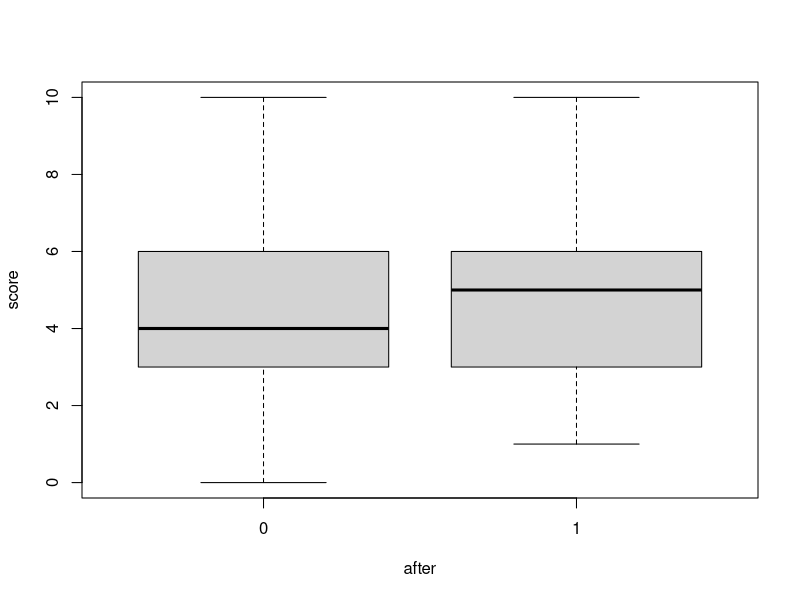
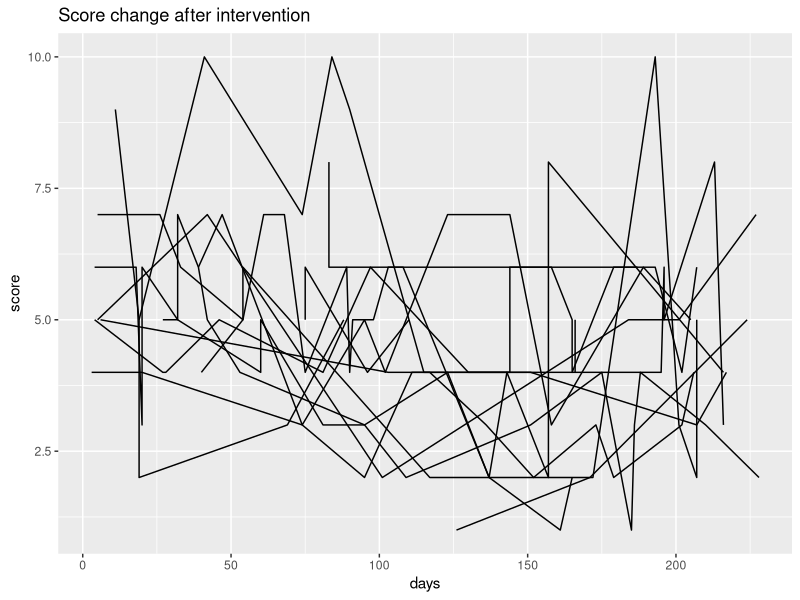
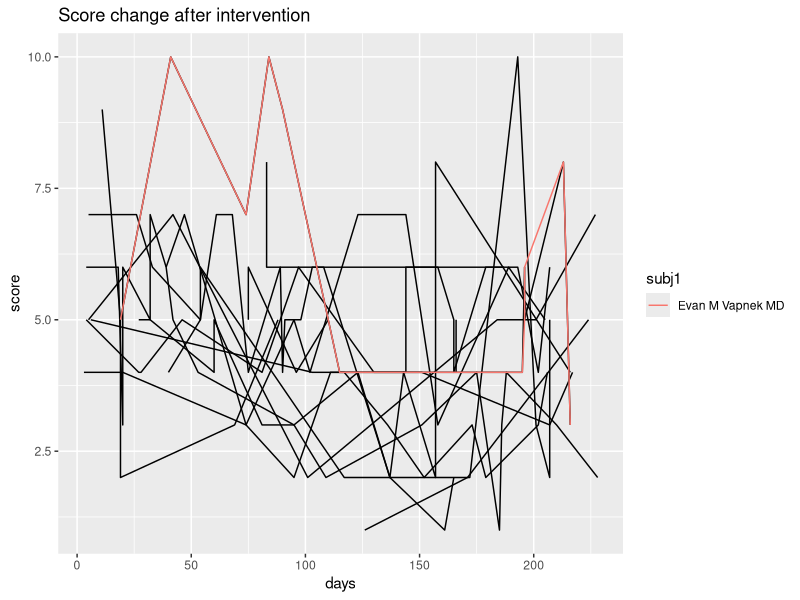
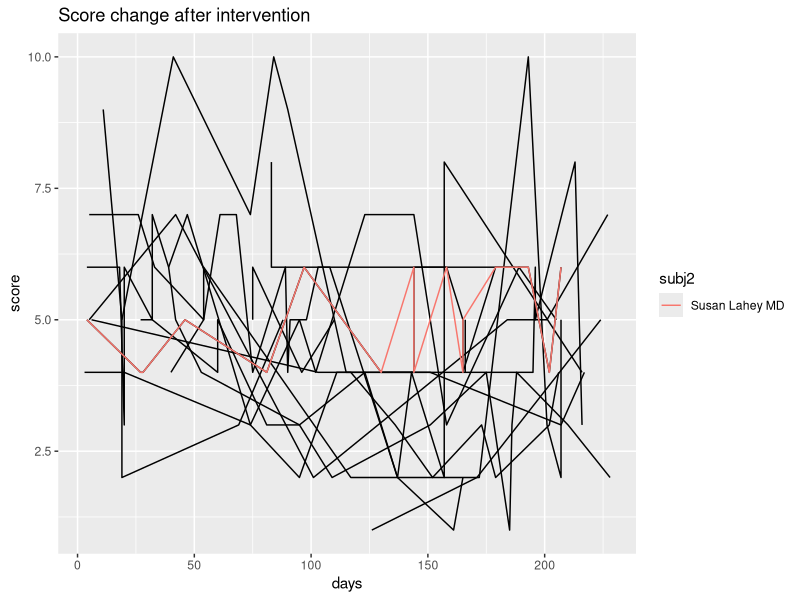
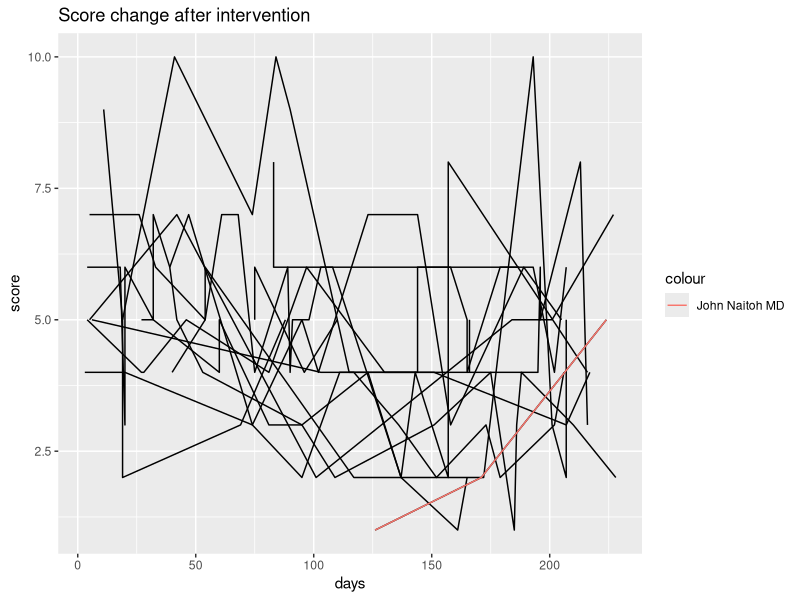

Source code (R) for these figures, in order: (Note: this script raises an error after producing the figures.)
# this file contains two case studies for LMM: TURBT and GCase
# By Gen Li, 12/28/2018
#setwd("C:\\Users\\Gen\\Dropbox\\Courses\\Teaching\\Columbia - Bios Method II\\2019 Spring\\Code")
library(nlme)
library(ggplot2)



# Ex1: TURBT
########################################
# load data
TURBT.data=read.table("./TURBT.csv",header=TRUE,sep=',')
dim(TURBT.data) # 285*4
colnames(TURBT.data)

# process data
start='12/1/2017'
days = as.Date(as.character(TURBT.data$Date.Of.Procedure), format="%m/%d/%Y")-
  as.Date(as.character(start), format="%m/%d/%Y")
days = as.numeric(days) # days since the intervention
doc=as.character(TURBT.data$Performing.Provider)
unique(doc) # 18 physicians
score=TURBT.data$Count_OfElements
after=as.numeric(days>0)

# Q1: compare pre- and post-intervention scores
boxplot(score~after) # not quite right, need to account for subject-level change 

# fit GLS with compound symmetry cov
comsym <- gls(score~after, correlation=corCompSymm(form = ~ 1|doc),  method="REML")
summary(comsym) # interpret beta; Rho: correlation; 
# coefficients:0.28: after intervention, the scores increases 0.28 in average

# fit LMM with random intercept: the sloop before and after intervention are the same(assumption)
LMM1 <- lme (score ~ after, random = ~1 | doc, method='REML') 
summary (LMM1) # Note: we can obtain the corr in gls with the two standard deviation estimates in LMM
# variance contains fixed effect part and random effect part, sqrt(0.729^2 + 1.766^2)=1.91(residual standard error)

fixed.effects(LMM1) # fixed effects coeff 
random.effects(LMM1) # ordered random effects, BLUP (in this case, just b_i)


# Q2: trend of post-intervention scores(do not need pre-intervention scores)
data1=data.frame(days,score,doc)
data2=subset(data1,days>0)
# speghetti plot
ggplot(data2) + 
  geom_path(aes(x = days, y = score, group = doc)) +
  ggtitle("Score change after intervention")
# fit LMM with random intercept
LMM2 = lme(score ~ days,random = ~ 1 | doc,  data = data2)
summary(LMM2) 
# intercept: -0.006, each day the average score decrease 0.006
# if variance is large means that variable might be viewed as random effect

# fit LMM with random intercept and slope
LMM3 <- lme(score ~ days, random = ~ 1+ days | doc, data = data2) 
# have two random effects means assumimng these two random effects are correlated
summary (LMM3) 
vcov(LMM3) # fisher information inverse
random.effects(LMM3) 

# translate this into plain language:  
# who has overall better performance? 
subj1=rownames(random.effects(LMM3))[which.max(random.effects(LMM3)[,1])]
ggplot(data2) + 
  geom_path(aes(x = days, y = score, group = doc)) +
  geom_line(data=data2[data2$doc==subj1,],aes(x=days, y=score,color=subj1))+
  ggtitle("Score change after intervention")
# who improve over time
subj2=rownames(random.effects(LMM3))[fixed.effects(LMM3)[2]+random.effects(LMM3)[,2]>0]
# need to consider both random and fixed effects, the conclusion is only based on model and doesn't represent the truth
ggplot(data2) + 
  geom_path(aes(x = days, y = score, group = doc)) +
  geom_line(data=data2[data2$doc==subj2,],aes(x=days, y=score,color=subj2))+
  ggtitle("Score change after intervention")

# Caution: goodness of fit check is also important, but not covered here
# some outlying curves are not well represented in this example:
ggplot(data2) + 
  geom_path(aes(x = days, y = score, group = doc)) +
  geom_line(data=data2[data2$doc=='John Naitoh MD',],aes(x=days, y=score,color="John Naitoh MD"))+
  ggtitle("Score change after intervention")






# Ex2: GCase
######################################
# load data
GCase.data=read.table("./GCase.csv",header=TRUE,sep=',')
dim(GCase.data) # 1562*6
colnames(GCase.data)
table(GCase.data$DIAGNOSIS)

# process data
GCase.data$visit=as.numeric(GCase.data$CLINICAL_EVENT)-1 # BL=0, V04=1, V06=2, V08=3
GCase.data$mutation=as.numeric(GCase.data$GBA.Mutation!='N') # 1=mutation, 0=no


# Q1: GCase ~ time + sex+PD+mutation
# fit a random intercept model
LMM1 <- lme (TESTVALUE ~ visit+GENDER+DIAGNOSIS+mutation, random = ~1 | PATNO,  data = GCase.data, method='REML') 
summary (LMM1) 



# Q2: PD rate of change =? Control rate of change
# fit subgroup analysis, separate LMM for PD and control
LMM1.PD <- lme (TESTVALUE ~ visit+GENDER+mutation, random = ~1 | PATNO,  data = GCase.data, subset=DIAGNOSIS=="PD", method='REML') 
summary (LMM1.PD)# rate of change: 0.24
LMM1.Control <- lme (TESTVALUE ~ visit+GENDER+mutation, random = ~1 | PATNO,  data = GCase.data, subset=DIAGNOSIS=="Control", method='REML') 
summary (LMM1.Control)# rate of change: 0.13 (not significant)

# fit one analysis, with interaction
LMM2.1 <- lme (TESTVALUE ~ visit+GENDER+DIAGNOSIS+mutation+DIAGNOSIS*visit, random = ~1 | PATNO,  data = GCase.data, method='ML') # do NOT use REML for likelihood ratio
LMM2.2 <- lme (TESTVALUE ~ visit+GENDER+DIAGNOSIS+mutation, random = ~1 | PATNO,  data = GCase.data, method='ML')
anova(LMM2.2,LMM2.1)  # LRT of interaction (not significant)
LMM2<- lme (TESTVALUE ~ visit+GENDER+DIAGNOSIS+mutation+DIAGNOSIS*visit, random = ~1 | PATNO,  data = GCase.data, method='REML') 
summary (LMM2) # Wald test of interaction ( not significant)
# compare `visit` and `visit:DIAGNOSISPD`: they are different but the difference is not significant
# can not get from the table that the rate of change of PD is significant or not, we should use following code

# discrepency? Why? 
# -- subgroup analysis is different from unified analysis (where effect sizes in other variables are enforced to be the same)
# -- (relevant to this case) the time effect for PD group is still significant in the unified model
beta_PD=fixed.effects(LMM2)[2]+fixed.effects(LMM2)[6] # beta_visit+beta_visit*diagPD
beta_PD_std=sqrt(vcov(LMM2)[2,2]+vcov(LMM2)[6,6]+2*vcov(LMM2)[2,6]) # std(beta_visit+beta_visit*diagPD)
1-pnorm(beta_PD/beta_PD_std) # approx wald p-value
